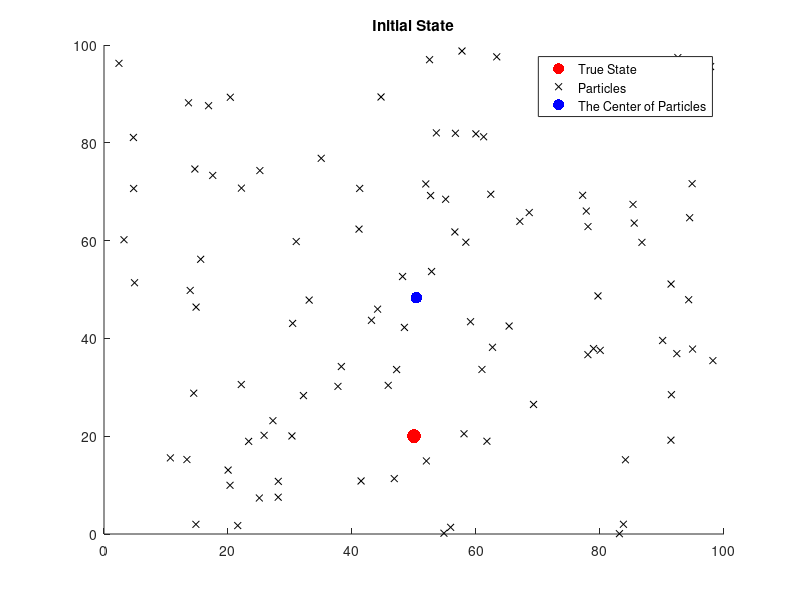
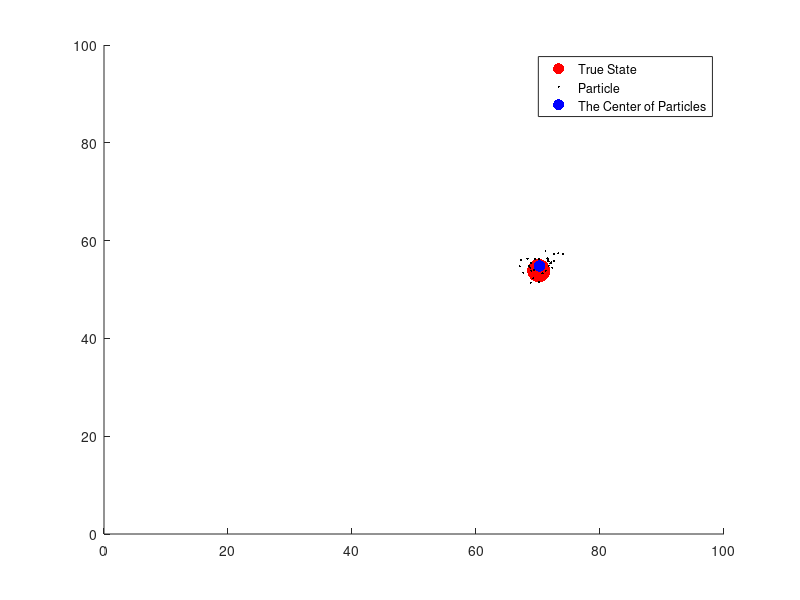
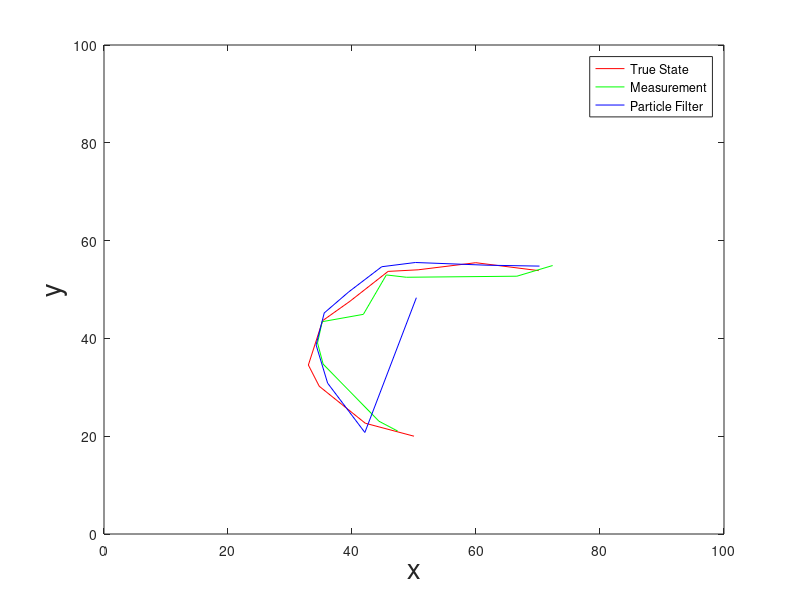
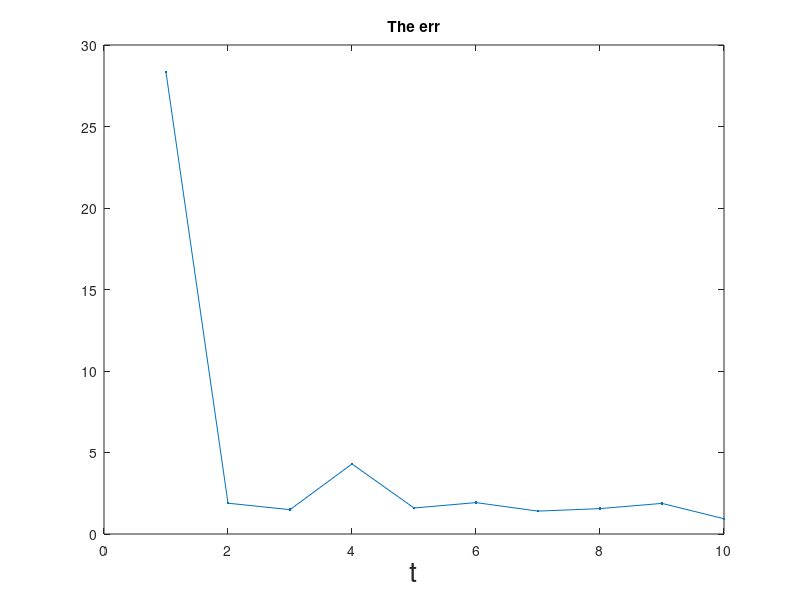

Write MATLAB code to recreate these figures, in order.

N = 100;  
Q = 5;      
R = 5;      
T = 10;     
theta = pi/T;       
distance = 80/T;    
WorldSize = 100;    
X = zeros(2, T);  
Z = zeros(2, T);    
P = zeros(2, N);    
PCenter = zeros(2, T);  
w = zeros(N, 1);         
err = zeros(1,T);     
X(:, 1) = [50; 20];    
Z(:, 1) = [50; 20] + wgn(2, 1, 10*log10(R));    


for i = 1 : N
    P(:, i) = [WorldSize*rand; WorldSize*rand];
    dist = norm(P(:, i)-Z(:, 1));     
    w(i) = (1 / sqrt(R) / sqrt(2 * pi)) * exp(-(dist)^2 / 2 / R);   
end
PCenter(:, 1) = sum(P, 2) / N;     
%%
err(1) = norm(X(:, 1) - PCenter(:, 1));     
figure(1);
set(gca,'FontSize',10);
hold on
plot(X(1, 1), X(2, 1), 'r.', 'markersize',30)   
axis([0 100 0 100]);
plot(P(1, :), P(2, :), 'kx', 'markersize',5);   
plot(PCenter(1, 1), PCenter(2, 1), 'b.', 'markersize',25); 
legend('True State', 'Particles', 'The Center of Particles');
title('Initial State');
hold off

%%

for k = 2 : T


    X(:, k) = X(:, k-1) + distance * [(-cos(k * theta)); sin(k * theta)] + wgn(2, 1, 10*log10(Q));     
    Z(:, k) = X(:, k) + wgn(2, 1, 10*log10(R));     



    for i = 1 : N
        P(:, i) = P(:, i) + distance * [-cos(k * theta); sin(k * theta)] + wgn(2, 1, 10*log10(Q));
        dist = norm(P(:, i)-Z(:, k));     
        w(i) = (1 / sqrt(R) / sqrt(2 * pi)) * exp(-(dist)^2 / 2 / R);   
    end
    wsum = sum(w);
    for i = 1 : N
        w(i) = w(i) / wsum;
    end


    for i = 1 : N
        wmax = 2 * max(w) * rand;  
        index = randi(N, 1);
        while(wmax > w(index))
            wmax = wmax - w(index);
            index = index + 1;
            if index > N
                index = 1;
            end          
        end
        P(:, i) = P(:, index);     
    end

    PCenter(:, k) = sum(P, 2) / N;      

    
    err(k) = norm(X(:, k) - PCenter(:, k));     

    figure(2);
    set(gca,'FontSize',12);
    clf;
    hold on
    plot(X(1, k), X(2, k), 'r.', 'markersize',50);  
    axis([0 100 0 100]);
    plot(P(1, :), P(2, :), 'k.', 'markersize',5);   
    plot(PCenter(1, k), PCenter(2, k), 'b.', 'markersize',25); 
    legend('True State', 'Particle', 'The Center of Particles');
    hold off
    pause(0.1);
end

%%
figure(3);
set(gca,'FontSize',12);
plot(X(1,:), X(2,:), 'r', Z(1,:), Z(2,:), 'g', PCenter(1,:), PCenter(2,:), 'b-');
axis([0 100 0 100]);
legend('True State', 'Measurement', 'Particle Filter');
xlabel('x', 'FontSize', 20); ylabel('y', 'FontSize', 20);

%%
figure(4);
set(gca,'FontSize',12);
plot(err,'.-');
xlabel('t', 'FontSize', 20);
title('The err');

%%
%ref: https://blog.csdn.net/shanglianlm/article/details/47445909